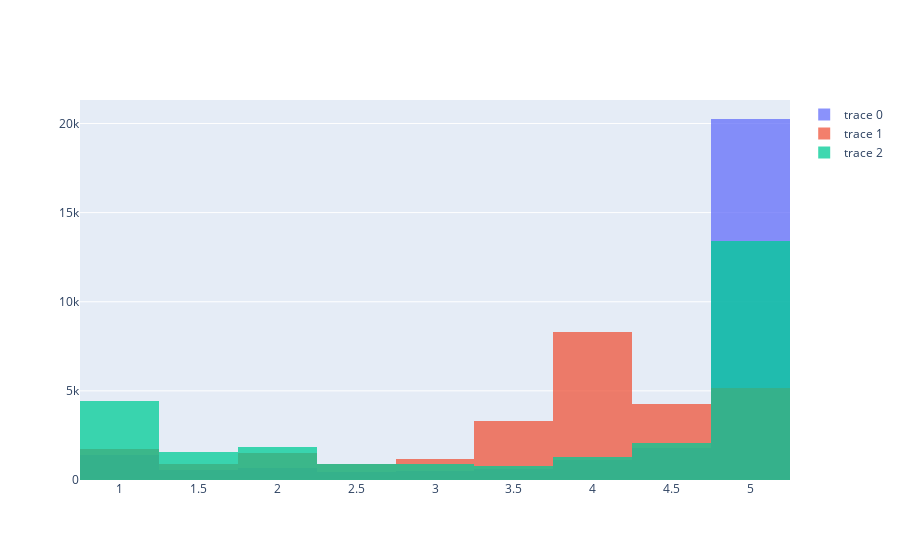

The notebook cell this image was saved under:
### Code cell
import pandas as pd
df_ability = pd.DataFrame()
df_ability['grammar'] = grammar_scores
df_ability['readability'] = read_scores
df_ability['completeness'] = comp_scores

fig = go.Figure()
fig.add_trace(go.Histogram(x=df_ability.grammar,nbinsx=15))
fig.add_trace(go.Histogram(x=df_ability.readability,nbinsx=15))
fig.add_trace(go.Histogram(x=df_ability.completeness,nbinsx=15))
fig.update_layout(barmode='overlay')
fig.update_traces(opacity=0.75)

fig.show()

### Figure 1 — Plotly figure (JSON) as saved in the notebook; plotly's stock layout.template omitted (floating-point values rounded to 4 significant figures; data arrays with more than 128 entries replaced by an {"elided": "..."} marker saying what was removed)
{"data": [{"nbinsx": 15, "opacity": 0.75, "type": "histogram", "x": {"elided": "27268 float values"}}, {"nbinsx": 15, "opacity": 0.75, "type": "histogram", "x": {"elided": "27268 float values"}}, {"nbinsx": 15, "opacity": 0.75, "type": "histogram", "x": {"elided": "27268 float values"}}], "layout": {"barmode": "overlay"}}
